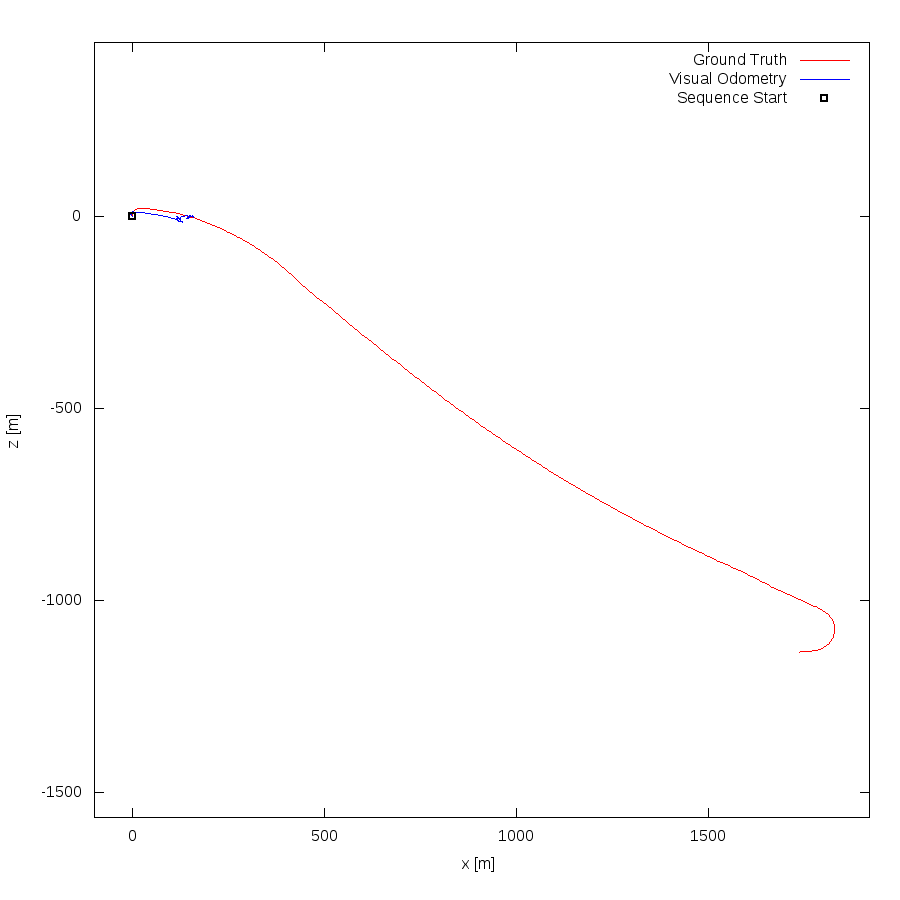

Recreate this plot in gnuplot.
set term postscript eps enhanced color
set output "01.eps"
set size ratio -1
set xrange [-98:1919]
set yrange [-1565:452]
set xlabel "x [m]"
set ylabel "z [m]"
plot "01.txt" using 1:2 lc rgb "#FF0000" title 'Ground Truth' w lines,"01.txt" using 3:4 lc rgb "#0000FF" title 'Visual Odometry' w lines,"< head -1 01.txt" using 1:2 lc rgb "#000000" pt 4 ps 1 lw 2 title 'Sequence Start' w points
